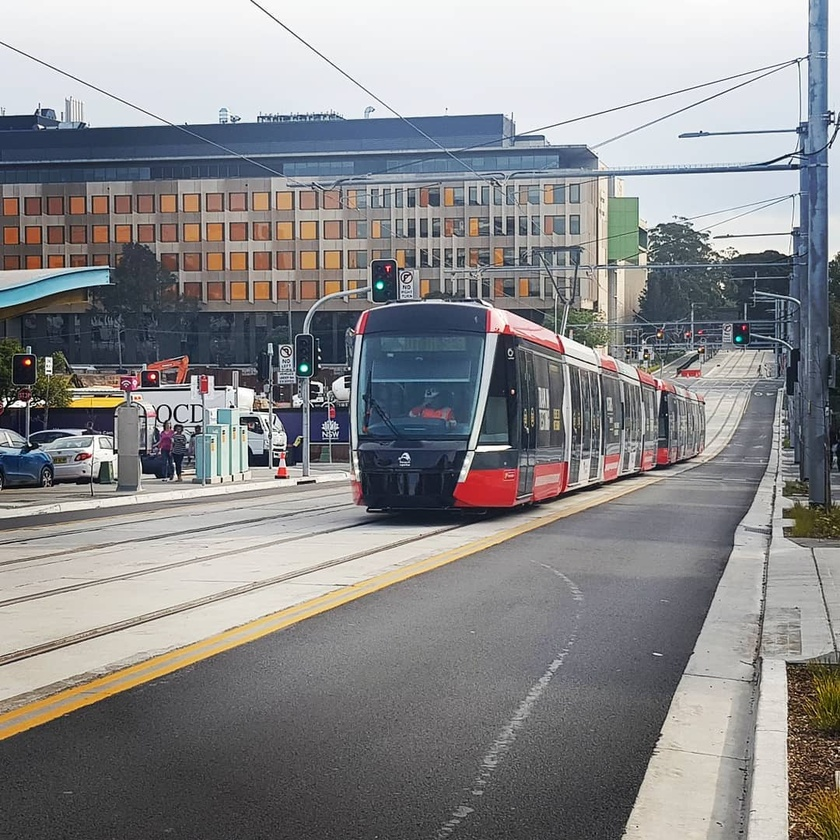
#> input picture assignment/Assignment_1_images/light_rail.jpg, 840 x 840 px, shrunk from 1080 x 1080 before the run, found by its file name
$ python Task1.py
#> lines starting #> are read from the running program, lines starting #| are printed output that depends on the picture
import numpy as np
import cv2
import matplotlib.pyplot as plt

# read an image
img = cv2.imread('./light_rail.jpg',1)
#> img is the input picture: shape (840, 840, 3); mean B, G, R 139.4, 137.8, 138.1
#print(img)
height =img.shape[0]
#> height = 840
width =img.shape[1]
#> width = 840

#print(img)
for i in range(height):
    for j in range(width):
        gray=0.299*img[i,j][0] + 0.587*img[i,j][1] + 0.114*img[i,j][2]
        img[i,j] = np.uint8(gray)
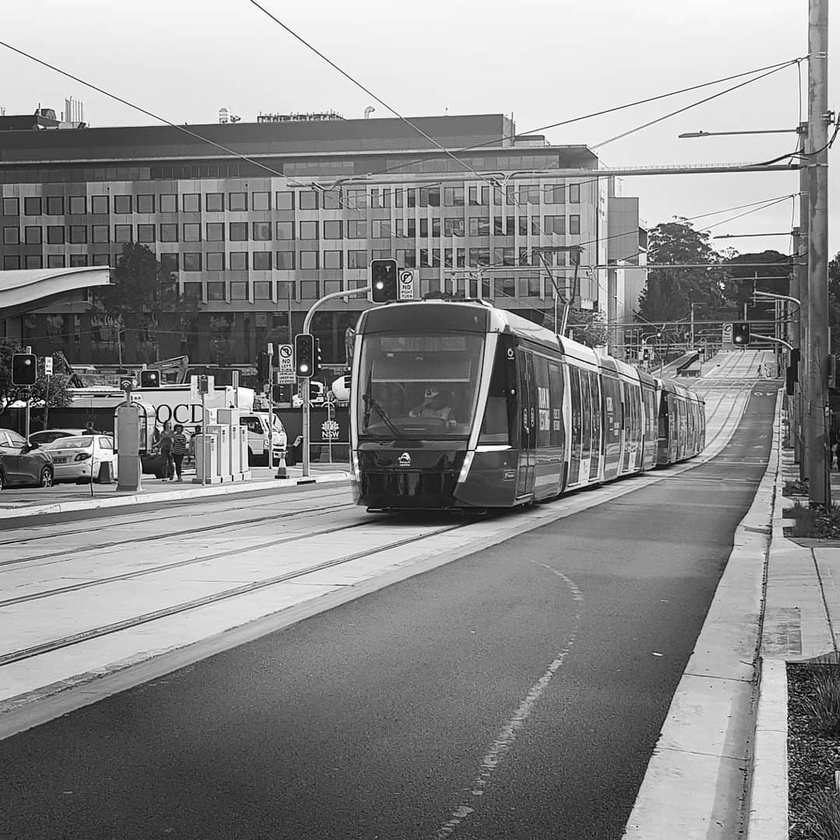
#> img: shape (840, 840, 3); min 0, max 255, mean 137.8

cv2.imshow('image',img)
#cv2.imwrite('light_rail task1.jpg',img)
cv2.waitKey(0)
cv2.destroyAllWindows()

$ run again, with assignment/Assignment_1_images/dog.jpg copied over assignment/Assignment_1_images/light_rail.jpg
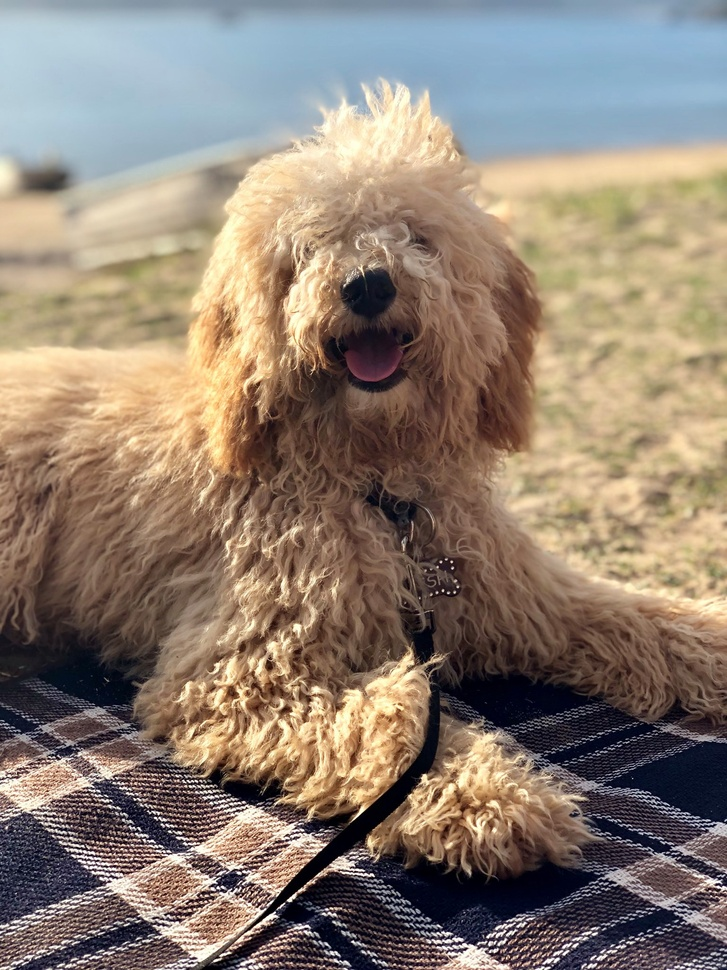
#> input picture assignment/Assignment_1_images/dog.jpg, 727 x 970 px, shrunk from 1536 x 2048 before the run, found by its file name
#> img is the input picture: shape (970, 727, 3); mean B, G, R 114.7, 127.9, 142.7
#> after the loop `for i in range(height):`:
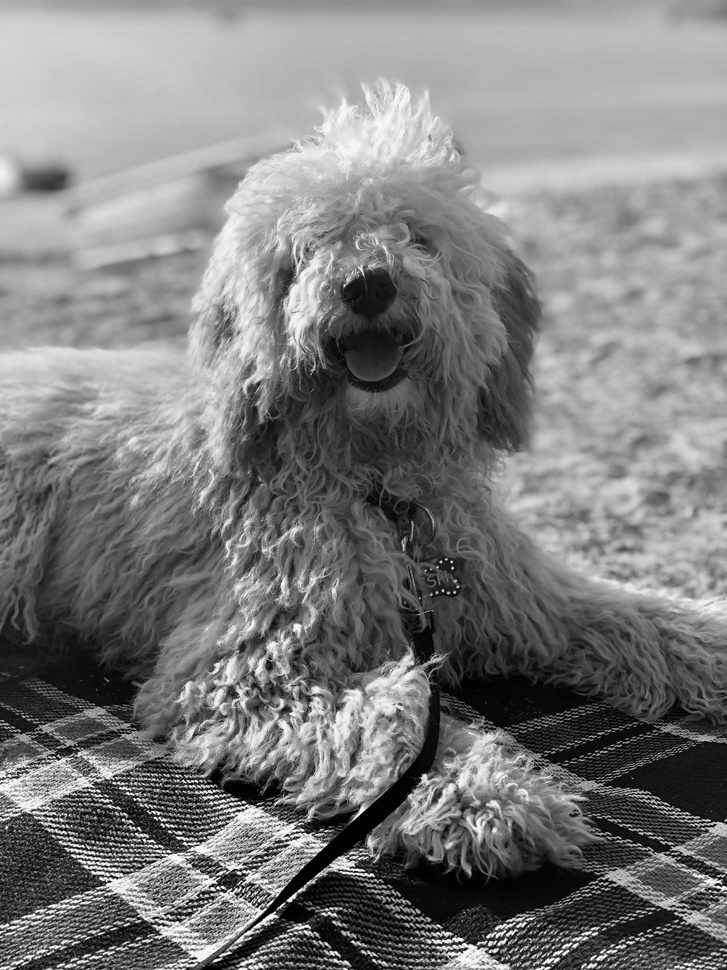
#> img: shape (970, 727, 3); min 0, max 254, mean 125.2
